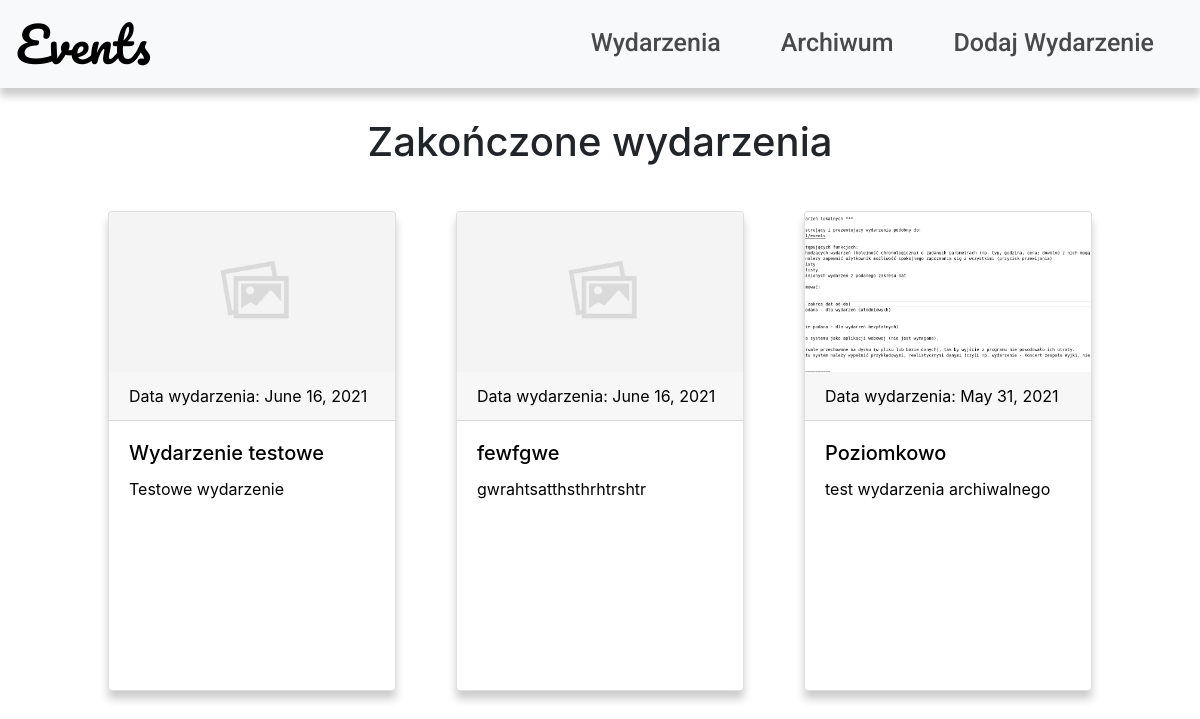
Page /archive/ on the earlier database version.
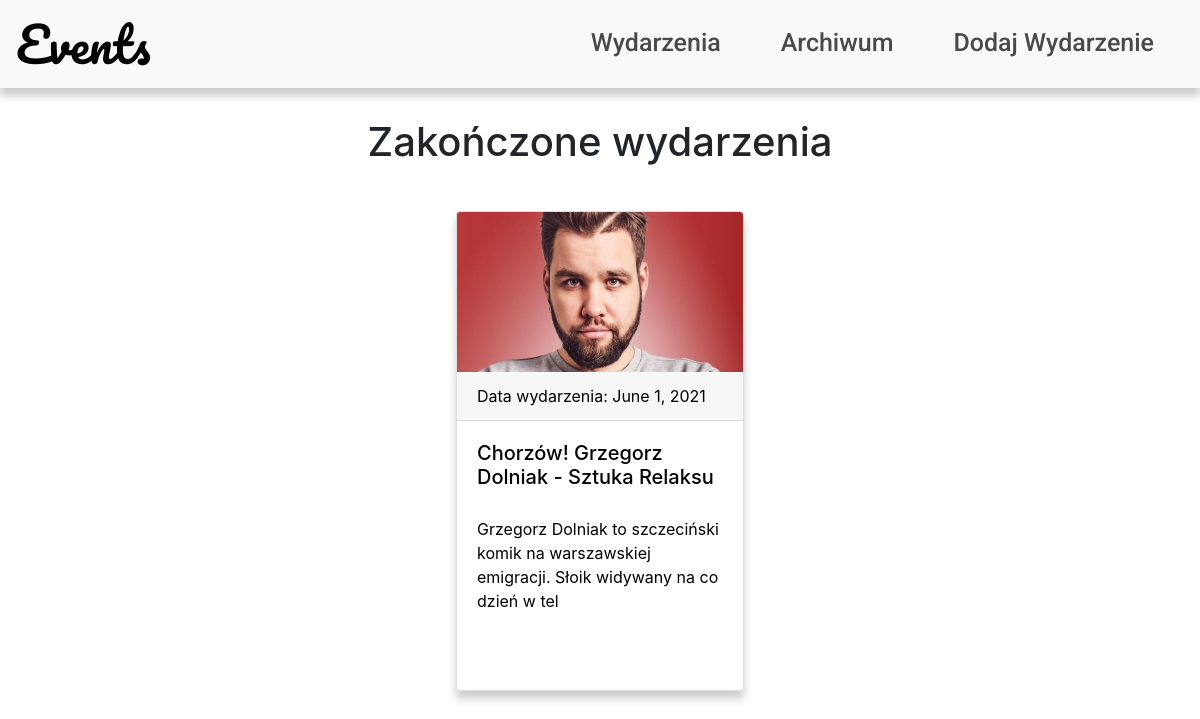
Same page on the later database version.
### events/models.py (models this page shows, shortened)
class Event(models.Model):
    image = models.ImageField(upload_to='upload/',null=True,blank=True,default='images/blank.jpg')
    organizer = models.CharField(max_length=50)
    title = models.CharField(max_length=80)
    description = RichTextField(blank=False)
    start_time = models.TimeField(auto_now=False,auto_now_add=False,default = timezone.now)
    start_date = models.DateField(blank=False)
    end_date = models.DateField(blank=False,auto_now_add=False)
    location = models.CharField(max_length=100)
    price = models.IntegerField(blank=True,null=True,default = 0)
    published = models.DateTimeField(default=timezone.now)

### events/views.py (the view)
# urls.py: path('archive/',views.archive,name='archive'),
def archive(request):
    now = timezone.now()
    passed_events = Event.objects.filter(start_date__lt=now).order_by('-start_date')
    return render(request,"events/archive.html",{'passed_events':passed_events})

### events/templates/events/archive.html (shortened to what this page needs)
{% extends 'base.html' %} {% block content %}
<h1>Zakończone wydarzenia</h1>
<div class="container-fluid">
  <div class="row justify-content-center">
    {% for event in passed_events %}
    <div class="col-auto">
      <div class="card" style="width: 18rem">
        <a href="{% url 'event_detail' event.pk %}">
          <img
            class="card-img-top"
            src="{{ event.image.url }}"
            alt="Card image"
          />
          <div class="card-header">Data wydarzenia: {{event.start_date}}</div>
          <div class="card-body">
            <h5 class="card-title">{{ event.title }}</h5>
            <p class="card-text text-truncate">
              {{ event.description|safe|slice:":100" }}
            </p>
          </div>
        </a>
      </div>
    </div>
    {% endfor %}
  </div>
</div>
{% endblock %}

Differences in the rows shown:
removed Event: image (placeholder picture), start_date "June 16, 2021", title "Wydarzenie testowe", description "Testowe wydarzenie"
removed Event: image (placeholder picture), start_date "June 16, 2021", title "fewfgwe", description "gwrahtsatthsthrhtrshtr"
removed Event: image (picture), start_date "May 31, 2021", title "Poziomkowo", description "test wydarzenia archiwalnego"
added Event: image (picture), start_date "June 1, 2021", title "Chorzów! Grzegorz Dolniak - Sztuka Relaksu", description "Grzegorz Dolniak to szczeciński komik na warszawskiej emigracji. Słoik widywany na co dzień w tel"
